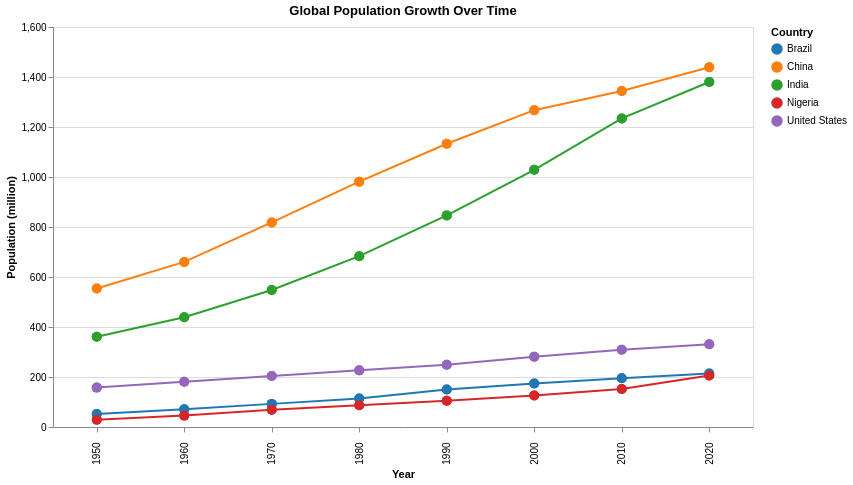

Write the Vega-Lite specification saved for this chart.
### Vega-Lite specification from a JSON file in a GitHub repository (floating-point values rounded to 4 significant figures)
{"$schema": "https://vega.github.io/schema/vega-lite/v5.json", "title": "Global Population Growth Over Time", "data": {"values": [{"Country": "China", "Year": 1950, "Population": 554005000, "Continent": "Asia"}, {"Country": "China", "Year": 1960, "Population": 660330000, "Continent": "Asia"}, {"Country": "China", "Year": 1970, "Population": 818315000, "Continent": "Asia"}, {"Country": "China", "Year": 1980, "Population": 981235000, "Continent": "Asia"}, {"Country": "China", "Year": 1990, "Population": 1133020000, "Continent": "Asia"}, {"Country": "China", "Year": 2000, "Population": 1267320000, "Continent": "Asia"}, {"Country": "China", "Year": 2010, "Population": 1344130000, "Continent": "Asia"}, {"Country": "China", "Year": 2020, "Population": 1439323776, "Continent": "Asia"}, {"Country": "India", "Year": 1950, "Population": 361000000, "Continent": "Asia"}, {"Country": "India", "Year": 1960, "Population": 439235000, "Continent": "Asia"}, {"Country": "India", "Year": 1970, "Population": 548159000, "Continent": "Asia"}, {"Country": "India", "Year": 1980, "Population": 683329000, "Continent": "Asia"}, {"Country": "India", "Year": 1990, "Population": 846387000, "Continent": "Asia"}, {"Country": "India", "Year": 2000, "Population": 1028690000, "Continent": "Asia"}, {"Country": "India", "Year": 2010, "Population": 1234280000, "Continent": "Asia"}, {"Country": "India", "Year": 2020, "Population": 1380004385, "Continent": "Asia"}, {"Country": "United States", "Year": 1950, "Population": 157553000, "Continent": "North America"}, {"Country": "United States", "Year": 1960, "Population": 180671000, "Continent": "North America"}, {"Country": "United States", "Year": 1970, "Population": 203984000, "Continent": "North America"}, {"Country": "United States", "Year": 1980, "Population": 226542000, "Continent": "North America"}, {"Country": "United States", "Year": 1990, "Population": 248709000, "Continent": "North America"}, {"Country": "United States", "Year": 2000, "Population": 281421000, "Continent": "North America"}, {"Country": "United States", "Year": 2010, "Population": 308745538, "Continent": "North America"}, {"Country": "United States", "Year": 2020, "Population": 331002651, "Continent": "North America"}, {"Country": "Brazil", "Year": 1950, "Population": 51910000, "Continent": "South America"}, {"Country": "Brazil", "Year": 1960, "Population": 70700000, "Continent": "South America"}, {"Country": "Brazil", "Year": 1970, "Population": 92500000, "Continent": "South America"}, {"Country": "Brazil", "Year": 1980, "Population": 113800000, "Continent": "South America"}, {"Country": "Brazil", "Year": 1990, "Population": 150000000, "Continent": "South America"}, {"Country": "Brazil", "Year": 2000, "Population": 174000000, "Continent": "South America"}, {"Country": "Brazil", "Year": 2010, "Population": 195000000, "Continent": "South America"}, {"Country": "Brazil", "Year": 2020, "Population": 213993437, "Continent": "South America"}, {"Country": "Nigeria", "Year": 1950, "Population": 28820000, "Continent": "Africa"}, {"Country": "Nigeria", "Year": 1960, "Population": 45600000, "Continent": "Africa"}, {"Country": "Nigeria", "Year": 1970, "Population": 69000000, "Continent": "Africa"}, {"Country": "Nigeria", "Year": 1980, "Population": 87300000, "Continent": "Africa"}, {"Country": "Nigeria", "Year": 1990, "Population": 105000000, "Continent": "Africa"}, {"Country": "Nigeria", "Year": 2000, "Population": 126000000, "Continent": "Africa"}, {"Country": "Nigeria", "Year": 2010, "Population": 152000000, "Continent": "Africa"}, {"Country": "Nigeria", "Year": 2020, "Population": 206139589, "Continent": "Africa"}, {"Country": "China", "Year": 1950, "Population": 554005000, "Continent": "All"}, {"Country": "China", "Year": 1960, "Population": 660330000, "Continent": "All"}, {"Country": "China", "Year": 1970, "Population": 818315000, "Continent": "All"}, {"Country": "China", "Year": 1980, "Population": 981235000, "Continent": "All"}, {"Country": "China", "Year": 1990, "Population": 1133020000, "Continent": "All"}, {"Country": "China", "Year": 2000, "Population": 1267320000, "Continent": "All"}, {"Country": "China", "Year": 2010, "Population": 1344130000, "Continent": "All"}, {"Country": "China", "Year": 2020, "Population": 1439323776, "Continent": "All"}, {"Country": "India", "Year": 1950, "Population": 361000000, "Continent": "All"}, {"Country": "India", "Year": 1960, "Population": 439235000, "Continent": "All"}, {"Country": "India", "Year": 1970, "Population": 548159000, "Continent": "All"}, {"Country": "India", "Year": 1980, "Population": 683329000, "Continent": "All"}, {"Country": "India", "Year": 1990, "Population": 846387000, "Continent": "All"}, {"Country": "India", "Year": 2000, "Population": 1028690000, "Continent": "All"}, {"Country": "India", "Year": 2010, "Population": 1234280000, "Continent": "All"}, {"Country": "India", "Year": 2020, "Population": 1380004385, "Continent": "All"}, {"Country": "United States", "Year": 1950, "Population": 157553000, "Continent": "All"}, {"Country": "United States", "Year": 1960, "Population": 180671000, "Continent": "All"}, {"Country": "United States", "Year": 1970, "Population": 203984000, "Continent": "All"}, {"Country": "United States", "Year": 1980, "Population": 226542000, "Continent": "All"}, {"Country": "United States", "Year": 1990, "Population": 248709000, "Continent": "All"}, {"Country": "United States", "Year": 2000, "Population": 281421000, "Continent": "All"}, {"Country": "United States", "Year": 2010, "Population": 308745538, "Continent": "All"}, {"Country": "United States", "Year": 2020, "Population": 331002651, "Continent": "All"}, {"Country": "Brazil", "Year": 1950, "Population": 51910000, "Continent": "All"}, {"Country": "Brazil", "Year": 1960, "Population": 70700000, "Continent": "All"}, {"Country": "Brazil", "Year": 1970, "Population": 92500000, "Continent": "All"}, {"Country": "Brazil", "Year": 1980, "Population": 113800000, "Continent": "All"}, {"Country": "Brazil", "Year": 1990, "Population": 150000000, "Continent": "All"}, {"Country": "Brazil", "Year": 2000, "Population": 174000000, "Continent": "All"}, {"Country": "Brazil", "Year": 2010, "Population": 195000000, "Continent": "All"}, {"Country": "Brazil", "Year": 2020, "Population": 213993437, "Continent": "All"}, {"Country": "Nigeria", "Year": 1950, "Population": 28820000, "Continent": "All"}, {"Country": "Nigeria", "Year": 1960, "Population": 45600000, "Continent": "All"}, {"Country": "Nigeria", "Year": 1970, "Population": 69000000, "Continent": "All"}, {"Country": "Nigeria", "Year": 1980, "Population": 87300000, "Continent": "All"}, {"Country": "Nigeria", "Year": 1990, "Population": 105000000, "Continent": "All"}, {"Country": "Nigeria", "Year": 2000, "Population": 126000000, "Continent": "All"}, {"Country": "Nigeria", "Year": 2010, "Population": 152000000, "Continent": "All"}, {"Country": "Nigeria", "Year": 2020, "Population": 206139589, "Continent": "All"}]}, "transform": [{"calculate": "datum.Population / 1000000", "as": "Population (million)"}, {"filter": {"selection": "Continent", "field": "Continent", "equal": "Continent"}}], "selection": {"Continent": {"type": "single", "fields": ["Continent"], "bind": {"input": "select", "options": ["All", "Asia", "North America", "South America", "Africa"], "name": "Select Continent"}}}, "mark": {"type": "line", "point": {"filled": true, "size": 100}}, "encoding": {"x": {"field": "Year", "type": "ordinal", "title": "Year", "labelAngle": 180, "axis": {"values": [1950, 1960, 1970, 1980, 1990, 2000, 2010, 2020], "labelOverlap": "parity", "labelPadding": 10}}, "y": {"field": "Population (million)", "type": "quantitative", "title": "Population (million)", "axis": {"tickCount": 10, "grid": true}}, "color": {"field": "Country", "type": "nominal", "scale": {"scheme": "category10"}, "legend": {"title": "Country"}}, "tooltip": [{"field": "Country", "title": "Country"}, {"field": "Year", "title": "Year"}, {"field": "Population (million)", "title": "Population (million)"}]}, "width": 700, "height": 400}
